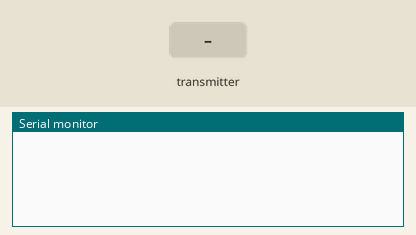
The sketch below on a simulated ESP8266 (NodeMCU). Shown: the last lines printed to the serial monitor. The inputs (shaded band) are chosen by the test bench.

Above: at 1.2 s.
1.3 s: the transmitter starts sending a = 0
At 1.61 s:
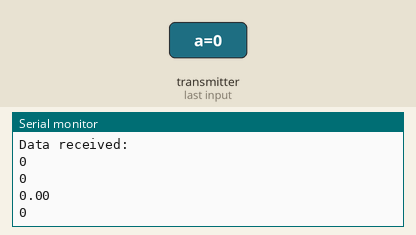
2.8 s: the transmitter starts sending b = 256
4.3 s: the transmitter starts sending c = 25
5.8 s: the transmitter starts sending d = 1
At 6.11 s:
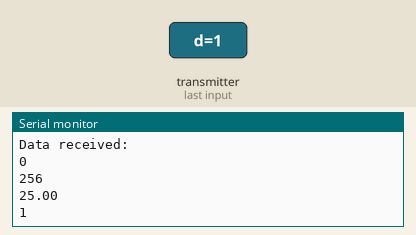
7.3 s: the transmitter starts sending b = 512
8.8 s: the transmitter starts sending c = 50
Timing chart, 0 to 11.3 s (numbered marks = the images above; inputs shaded):
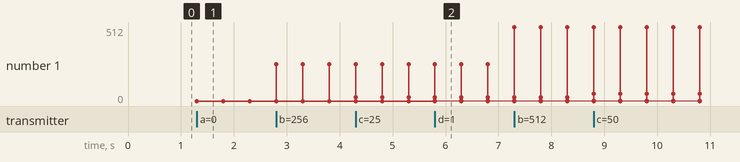

The sketch:

ESP_now_8266.ino
```cpp
#include <ESP8266WiFi.h>
extern "C" {
  #include <espnow.h>
}

// Define the data structure
typedef struct struct_message {
  char a[32];
  int b;
  float c;
  bool d;
} struct_message;

struct_message myData;

// Callback function
void OnDataRecv(uint8_t * mac, uint8_t *incomingData, uint8_t len) {
  memcpy(&myData, incomingData, sizeof(myData));
  Serial.println("Data received:");
  Serial.println(myData.a);
  Serial.println(myData.b);
  Serial.println(myData.c);
  Serial.println(myData.d);
}

void setup() {
  Serial.begin(115200);
  WiFi.mode(WIFI_STA);

  if (esp_now_init() != 0) {
    Serial.println("ESP-NOW init failed");
    return;
  }

  esp_now_set_self_role(ESP_NOW_ROLE_SLAVE);
  esp_now_register_recv_cb(OnDataRecv);
}

void loop() {
  // Do nothing
}
```

Measured:
- after the input at 1.3 s, the serial monitor: prints a new line at once (image 1)
- after the input at 5.8 s, the serial monitor: prints a new line at once (image 2)
- plotted number 1: 0 → 1 after the input at 5.8 s
